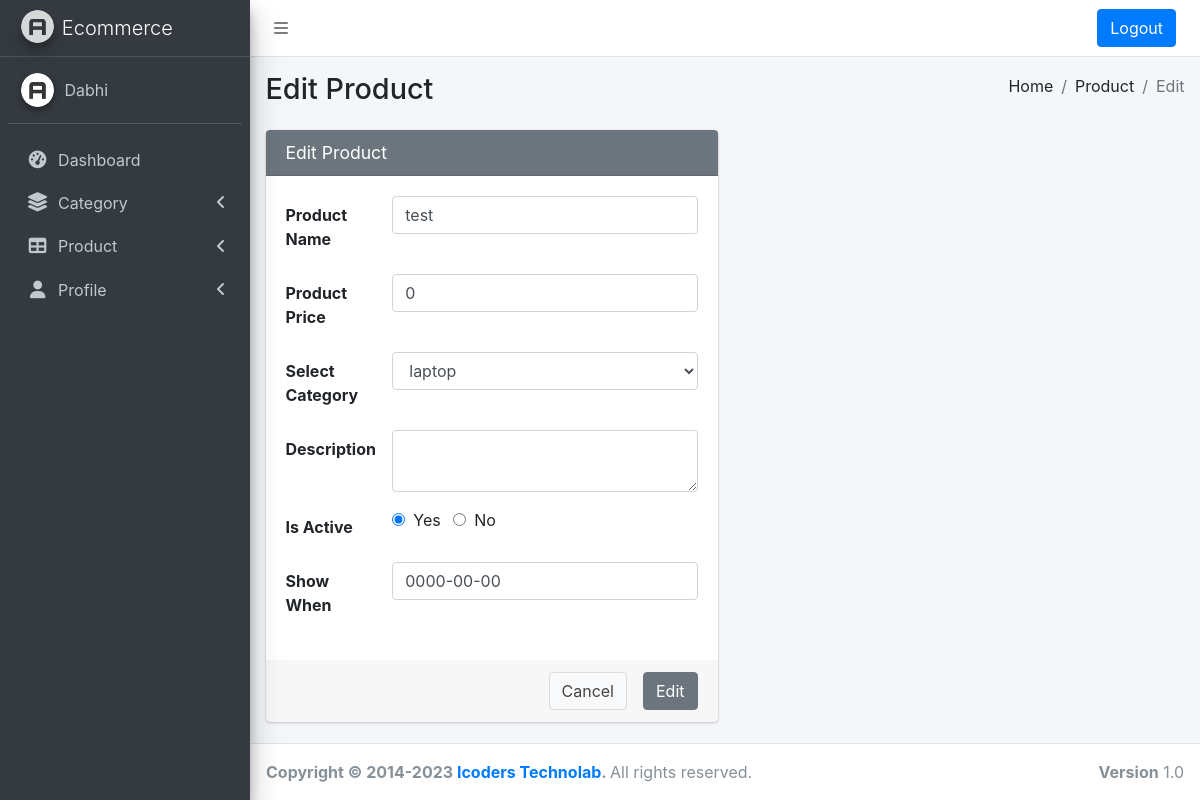
Screenshot of /admin/ecommerce/admin/edit_product.php?edit_id=1 (signed in) with the database file from the repository.
### tables this page shows
CREATE TABLE `product` (
  `id` int(11) NOT NULL,
  `product_name` varchar(255) NOT NULL,
  `product_price` int(11) NOT NULL,
  `parent_category_id` int(11) NOT NULL,
  `description` text NOT NULL,
  `is_active` int(1) NOT NULL,
  `show_when` varchar(10) NOT NULL
);

CREATE TABLE `category` (
  `id` int(11) NOT NULL,
  `parent_category_id` int(11) NOT NULL,
  `category_name` varchar(100) NOT NULL
);

### admin/ecommerce/admin/edit_product.php (the view, shortened to what this page needs)
<?php
  require_once 'include/connection.php';
  if(isset($_GET['edit_id'])){
    $edit_id = $_GET['edit_id'];
    $qry1   = "select * from product where id='$edit_id'";
    $res1   = mysqli_query($con,$qry1);
    $row1   = mysqli_fetch_array($res1);
  }
?>
<!DOCTYPE html>
<html lang="en">
  <head>
    <?php
      require_once 'include/headerscript.php';
    ?>
  </head>
  <body class="hold-transition sidebar-mini">
    <div class="wrapper">
      <?php
        require_once 'include/header.php';
      ?>
      <div class="content-wrapper">
        <section class="content-header">
          <div class="container-fluid">
            <div class="row mb-2">
              <div class="col-sm-6">
                <h1>Edit Product</h1>
              </div>
              <div class="col-sm-6">
                <ol class="breadcrumb float-sm-right">
                  <li class="breadcrumb-item">Home</li>
                  <li class="breadcrumb-item">Product</li>
                  <li class="breadcrumb-item active">Edit</li>
                </ol>
              </div>
            </div>
          </div>
        </section>
        <section class="content">
          <div class="container-fluid">
            <div class="row">
              <div class="col-md-6">
                <div class="card card-secondary">
                  <div class="card-header">
                    <h3 class="card-title">Edit Product</h3>
                  </div>
                  <form method="post" id="product_form" class="form-horizontal">
                    <div class="card-body">
                      <div class="form-group row">
                        <label class="col-sm-3 col-form-label">Product Name</label>
                        <div class="col-sm-9">
                          <input type="text" name="product_name" class="form-control" value="<?php echo $row1['product_name']; ?>" placeholder="Enter Product Name">
                        </div>
                      </div>
                      <div class="form-group row">
                        <label class="col-sm-3 col-form-label">Product Price</label>
                        <div class="col-sm-9">
                          <input type="text" name="product_price" class="form-control price" value="<?php echo $row1['product_price']; ?>" placeholder="Enter Price">
                        </div>
                      </div>
                      <div class="form-group row">
                        <label class="col-sm-3 col-form-label">Select Category</label>
                        <div class="col-sm-9">
                          <select name="parent_category_id" class="form-control">
                            <?php
                              $parent_category_id = $row1['parent_category_id'];
                              $qry2 = "select * from category";
                              $res2 = mysqli_query($con,$qry2);
                              while($row2 = mysqli_fetch_array($res2)){
                            ?>
                            <option class="dropdown-item" value="<?php echo $row2['id']; ?>" <?php if($parent_category_id == $row2['id']){echo "selected"; } ?>><?php echo $row2['category_name']; ?>
                            </option>
                            <?php } ?>
                          </select>
                        </div>
                      </div>
                      <div class="form-group row">
                        <label for="description" class="col-sm-3 col-form-label">Description</label>
                        <div class="col-sm-9">
                          <textarea name="description" id="address" class="form-control ckeditor"><?php echo $row1['description']; ?></textarea>
                        </div>
                      </div>
                      <div class="form-group row">
                        <label class="col-sm-3 col-form-label">Is Active</label>
                          <div class="col-sm-9">
                            <input type="radio" name="is_active" id="exampleRadios1" value="1" class="mr-2" <?php if($row1["is_active"] == "1"){echo "checked";} ?>/>Yes
                            <input type="radio" name="is_active" id="exampleRadios1" value="0" class="ml-2 mr-2" <?php if($row1["is_active"] == "0"){echo "checked"; } ?>/>No
                        </div>
                      </div>
                      <div class="form-group row">
                        <label class="col-sm-3 col-form-label">Show When</label>
                        <div class="col-sm-9">
                          <input type="text" name="show_when" id="show_when" value="<?php echo $row1['show_when']; ?>" class="form-control price" data-inputmask-inputformat="dd/mm/yyyy" data-mask>
                        </div>
                      </div>
                    </div>
                    <div class="card-footer">
                      <button type="submit" name="update" class="btn btn-secondary float-right ml-3">Edit</button>
                      <button type="button" onClick="document.location.href='display_category.php'" class="btn btn-default float-right">Cancel</button>
                    </div>
                  </form>
                </div>
              </div>
            </div>
          </div>
        </section>
      </div>
      <footer class="main-footer">
        <?php
          require_once "include/footer.php";
        ?>
      </footer>
    </div>
  </body>
</html>

### rows the page displays
product: product_name "test", product_price "0", parent_category_id "laptop", is_active "☑", show_when "0000-00-00"

### other values shown
$_SESSION['first_name'] "Dabhi"
